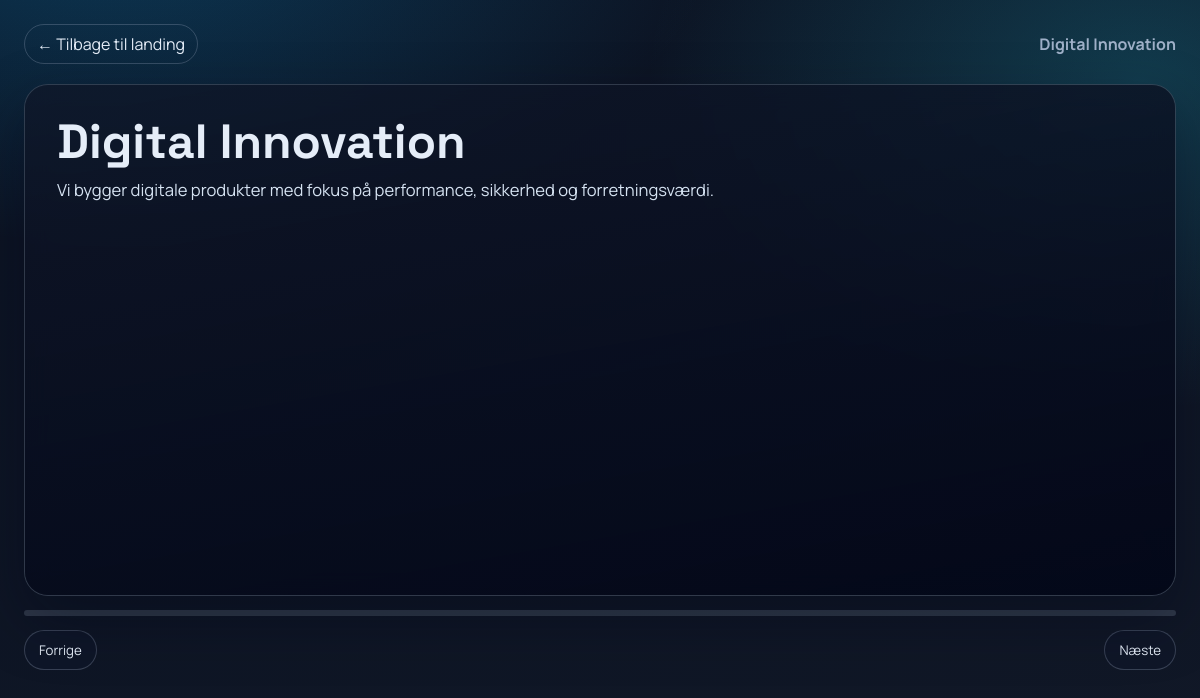
The page /da/deck/digital-innovation on the database its author committed.
### tables this page shows
CREATE TABLE IF NOT EXISTS main_deck_translations (
  id BIGINT UNSIGNED AUTO_INCREMENT PRIMARY KEY,
  deck_id BIGINT UNSIGNED NOT NULL,
  locale ENUM('da','en') NOT NULL,
  title VARCHAR(180) NOT NULL,
  description TEXT NOT NULL,
  cta_label VARCHAR(120) NULL,
  cta_url VARCHAR(255) NULL,
  is_visible TINYINT(1) NOT NULL DEFAULT 1,
  created_at TIMESTAMP NULL DEFAULT CURRENT_TIMESTAMP,
  updated_at TIMESTAMP NULL DEFAULT CURRENT_TIMESTAMP ON UPDATE CURRENT_TIMESTAMP,
  UNIQUE KEY uniq_deck_translation (deck_id, locale),
  CONSTRAINT fk_deck_translations_deck FOREIGN KEY (deck_id) REFERENCES main_decks(id) ON DELETE CASCADE
);

### src/Support.php (called while the page is built, shortened)
<?php
function env(string $key, ?string $default = null): ?string
{
    $value = $_ENV[$key] ?? $_SERVER[$key] ?? getenv($key);
    if ($value === false || $value === null || $value === '') {
        return $default;
    }
    return (string) $value;
}
function repairMojibake(string $value): string
{
    if ($value === '' || !preg_match('/Ã|Â|â€™|â€œ|â€|â€“|â€”/u', $value)) {
        return $value;
    }
    static $map = [
        'Ã¦' => 'æ',
        'Ã¸' => 'ø',
        'Ã¥' => 'å',
        'Ã†' => 'Æ',
        'Ã˜' => 'Ø',
        'Ã…' => 'Å',
        'â€™' => "'",
        'â€œ' => '"',
        'â€' => '"',
        'â€“' => '-',
        'â€”' => '-',
        'Â ' => ' ',
        'Â' => '',
    ];
    return strtr($value, $map);
}
function h(string $value): string
{
    $value = repairMojibake($value);
    return htmlspecialchars($value, ENT_QUOTES, 'UTF-8');
}
function getTenantKeyFromHost(string $host): string
{
    $host = strtolower(trim(explode(':', $host)[0]));
    if ($host === '' || $host === 'localhost' || $host === '127.0.0.1' || $host === 'actatechnology.dk') {
        return 'main';
    }
    return 'main';
}
function routeMatches(string $path, string $pattern): ?array
{
    $regex = preg_replace('#\{([a-zA-Z0-9_]+)\}#', '(?P<$1>[^/]+)', $pattern);
    $regex = '#^' . $regex . '$#';
    if (!preg_match($regex, $path, $matches)) {
        return null;
    }
    $params = [];
    foreach ($matches as $key => $value) {
        if (!is_int($key)) {
            $params[$key] = $value;
        }
    }
    return $params;
}

### src/bootstrap.php (called while the page is built, shortened)
<?php
require_once __DIR__ . '/Support.php';
spl_autoload_register(static function (string $class): void {
    $path = __DIR__ . '/' . $class . '.php';
});

### src/Database.php (called while the page is built, shortened)
<?php
final class Database
{
    private static ?PDO $pdo = null;
    public static function connection(): PDO
    {
        $host = env('DB_HOST', '127.0.0.1');
        $port = env('DB_PORT', '3306');
        $database = env('DB_DATABASE', 'actatechnology');
        $charset = env('DB_CHARSET', 'utf8mb4');
        $username = env('DB_USERNAME', 'root');
        $password = env('DB_PASSWORD', '');
        $dsn = sprintf('mysql:host=%s;port=%s;dbname=%s;charset=%s', $host, $port, $database, $charset);
        self::$pdo = new PDO($dsn, $username, $password, [
            PDO::ATTR_ERRMODE => PDO::ERRMODE_EXCEPTION,
            PDO::ATTR_DEFAULT_FETCH_MODE => PDO::FETCH_ASSOC,
            PDO::ATTR_EMULATE_PREPARES => false,
        ]);
        return self::$pdo;
    }
}

### src/ContentRepository.php (called while the page is built, shortened)
<?php
final class ContentRepository
{
    private PDO $db;
    public function __construct(?PDO $db = null)
    {
        $this->db = $db ?? Database::connection();
    }
    public function getDeckBySlug(string $tenantKey, string $locale, string $slug): array
    {
        $stmt = $this->db->prepare('SELECT d.*, dt.title, dt.description, dt.cta_label, dt.cta_url, dt.is_visible FROM main_decks d INNER JOIN main_deck_translations dt ON dt.deck_id = d.id AND dt.locale = :locale WHERE d.tenant_key = :tenant AND d.slug = :slug AND d.is_active = 1 LIMIT 1');
        $stmt->execute([
            'tenant' => $tenantKey,
            'locale' => $locale,
            'slug' => $slug,
        ]);
        $deck = $stmt->fetch();
        $slideStmt = $this->db->prepare('SELECT s.*, st.title, st.content, st.bullets_text, st.is_visible FROM main_deck_slides s INNER JOIN main_deck_slide_translations st ON st.slide_id = s.id AND st.locale = :locale WHERE s.deck_id = :deck_id AND s.is_active = 1 AND s.publish_state = "published" ORDER BY s.slide_order ASC, s.id ASC');
        $slideStmt->execute([
            'deck_id' => $deck['id'],
            'locale' => $locale,
        ]);
        $slides = $slideStmt->fetchAll();
        $deck['slides'] = $slides;
        return $deck;
    }
}

### views/deck.php (the view, shortened to what this page needs)
<?php
$isEn = ($locale ?? 'da') === 'en';
$slides = $deck['slides'] ?? [];
$firstSlide = $slides[0] ?? [];
$title = (string) ($deck['title'] ?? 'Deck');
$description = (string) ($deck['description'] ?? '');
$backUrl = $isEn ? '/en' : '/da';
$labels = [
    'back' => $isEn ? 'Back to landing' : 'Tilbage til landing',
    'prev' => $isEn ? 'Previous' : 'Forrige',
    'next' => $isEn ? 'Next' : 'Næste',
    'slide' => $isEn ? 'Slide' : 'Slide',
    'of' => $isEn ? 'of' : 'af',
];
?>
<!doctype html>
<html lang="<?= $isEn ? 'en' : 'da' ?>">
<head>
  <link rel="stylesheet" href="/assets/style.css">
</head>
<body>
  <main class="deck-player">
    <header class="deck-player-header">
      <a href="<?= h($backUrl) ?>">&#8592; <?= h($labels['back']) ?></a>
      <div class="muted"><strong><?= h($title) ?></strong></div>
    </header>
    <section class="deck-slide glass" id="deck-slide">
      <div class="deck-slide-layer"></div>
      <div class="deck-slide-content">
        <h1 id="deck-title"><?= h((string) ($firstSlide['title'] ?? $title)) ?></h1>
        <p id="deck-content"><?= h((string) ($firstSlide['content'] ?? $description)) ?></p>
      </div>
    </section>
    <div class="deck-progress" aria-hidden="true"><span id="deck-progress-bar" style="width: 0%"></span></div>
    <nav class="deck-nav" aria-label="Slide navigation">
      <button type="button" id="deck-prev"><?= h($labels['prev']) ?></button>
      <button type="button" id="deck-next"><?= h($labels['next']) ?></button>
    </nav>
  </main>
</body>
</html>

### public/index.php (shortened to what this page needs)
<?php
require_once dirname(__DIR__) . '/src/bootstrap.php';
$path = parse_url($_SERVER['REQUEST_URI'] ?? '/', PHP_URL_PATH) ?: '/';
$method = strtoupper($_SERVER['REQUEST_METHOD'] ?? 'GET');
$host = $_SERVER['HTTP_HOST'] ?? 'actatechnology.dk';
$tenantKey = getTenantKeyFromHost($host);
$repo = new ContentRepository();
function renderView(string $view, array $data = []): never
{
    $data = normalizeOutput($data);
    extract($data, EXTR_SKIP);
    require dirname(__DIR__) . '/views/' . $view . '.php';
    exit;
}
try {
    if ($method === 'GET' && ($params = routeMatches($path, '/api/public/v1/deck/{slug}')) !== null) {
        $locale = ($_GET['locale'] ?? 'da') === 'en' ? 'en' : 'da';
        $deck = $repo->getDeckBySlug($tenantKey, $locale, (string) $params['slug']);
        if ($deck === []) {
            jsonResponse(['error' => 'Deck not found'], 404);
        }
        jsonResponse([
            'tenant_key' => $tenantKey,
            'locale' => $locale,
            'deck' => $deck,
        ]);
    }
    if ($method === 'GET' && (($params = routeMatches($path, '/da/deck/{slug}')) !== null || ($params = routeMatches($path, '/en/deck/{slug}')) !== null)) {
        $locale = str_starts_with($path, '/en/') ? 'en' : 'da';
        $deck = $repo->getDeckBySlug($tenantKey, $locale, (string) $params['slug']);
        renderView('deck', [
            'locale' => $locale,
            'deck' => $deck,
            'branding' => $repo->getBranding($tenantKey),
        ]);
    }
} catch (Throwable $exception) {
    http_response_code(500);
    if (appDebug()) {
        echo '<pre>' . h($exception->getMessage()) . "\n\n" . h($exception->getTraceAsString()) . '</pre>';
        exit;
    }
    renderView('error', [
        'title' => 'Unexpected error',
        'message' => 'The application encountered an error. Check database/configuration and try again.',
    ]);
}

### public/assets/style.css (style rules this page uses)
:root { --bg-deep: #0b1323; --bg-mid: #111827; --bg-soft: #1f2937; --glass-bg: rgba(17, 24, 39, 0.62); --glass-border: rgba(148, 163, 184, 0.25); --text-main: #e5edf8; --text-muted: #9fb0c8; --accent: #7dd3fc; --accent-strong: #38bdf8; --danger: #fb7185; --success: #34d399; --font-heading: "Space Grotesk", "Segoe UI", sans-serif; --font-body: "Manrope", "Segoe UI", sans-serif; --radius-lg: 24px; --radius-md: 16px; --radius-sm: 12px; --shadow-card: 0 24px 60px rgba(2, 6, 23, 0.35); }
* { box-sizing: border-box; }
html, body { margin: 0; padding: 0; }
body { font-family: var(--font-body); color: var(--text-main); background: radial-gradient(1200px 650px at 10% -10%, rgba(14, 165, 233, 0.25), transparent 50%), radial-gradient(900px 600px at 95% 10%, rgba(34, 211, 238, 0.2), transparent 55%), linear-gradient(160deg, var(--bg-deep), var(--bg-mid)); min-height: 100vh; }
a { color: inherit; }
.button, button, input[type="submit"] { font-family: inherit; }
.glass { background: var(--glass-bg); border: 1px solid var(--glass-border); backdrop-filter: blur(12px); -webkit-backdrop-filter: blur(12px); box-shadow: var(--shadow-card); }
.deck-player { min-height: 100vh; padding: 24px; }
.deck-player-header { display: flex; justify-content: space-between; align-items: center; gap: 14px; margin-bottom: 20px; }
.deck-player-header a { color: var(--text-main); text-decoration: none; border: 1px solid rgba(148, 163, 184, 0.3); border-radius: 999px; padding: 8px 12px; }
.deck-slide { border-radius: var(--radius-lg); padding: 32px; min-height: 64vh; position: relative; overflow: hidden; }
.deck-slide-layer { position: absolute; inset: 0; background: linear-gradient(170deg, rgba(15, 23, 42, 0.38), rgba(2, 6, 23, 0.88)); }
.deck-slide-content { position: relative; z-index: 1; max-width: 820px; }
.deck-slide-content h1 { margin: 0; font-family: var(--font-heading); font-size: clamp(2rem, 4vw, 3rem); line-height: 1.03; }
.deck-slide-content p { margin: 12px 0 0; color: #d5e2f1; font-size: 1.04rem; }
.deck-progress { margin-top: 14px; width: 100%; height: 6px; border-radius: 999px; background: rgba(148, 163, 184, 0.24); overflow: hidden; }
.deck-nav { margin-top: 14px; display: flex; justify-content: space-between; gap: 10px; }
.deck-nav button { border: 1px solid rgba(148, 163, 184, 0.3); background: rgba(15, 23, 42, 0.75); color: var(--text-main); border-radius: 999px; padding: 10px 14px; cursor: pointer; }
.muted { color: var(--text-muted); }

### rows shown on the page
main_deck_translations: title "Digital Innovation", description "Vi bygger digitale produkter med fokus på performance, sikkerhed og forretningsværdi."

### other values the page prints
$labels['back'] "Tilbage til landing"
$labels['prev'] "Forrige"
$labels['next'] "Næste"
